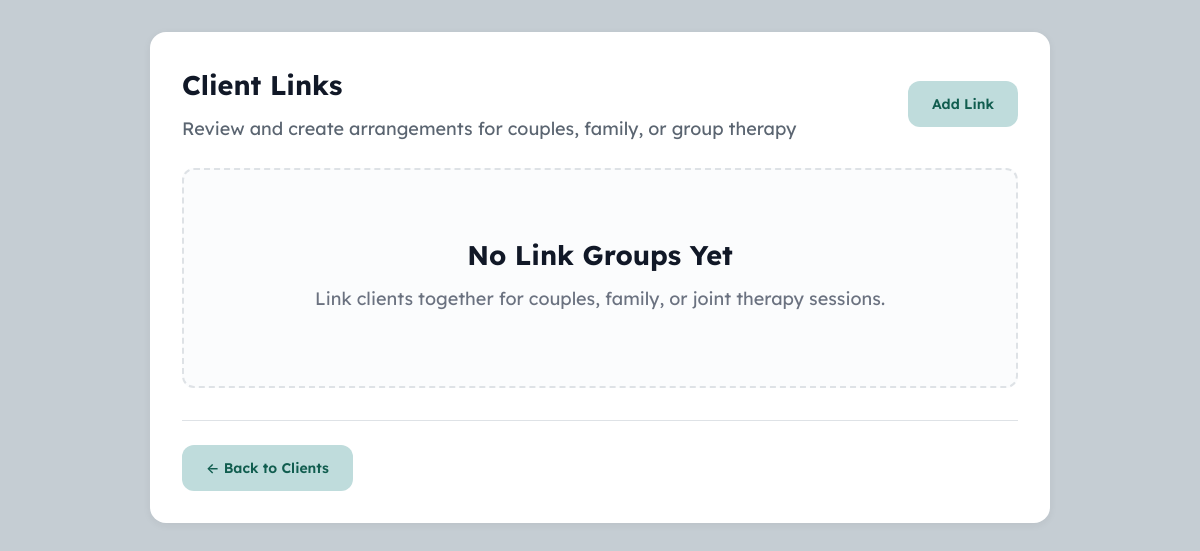
The app's page /links, older data.
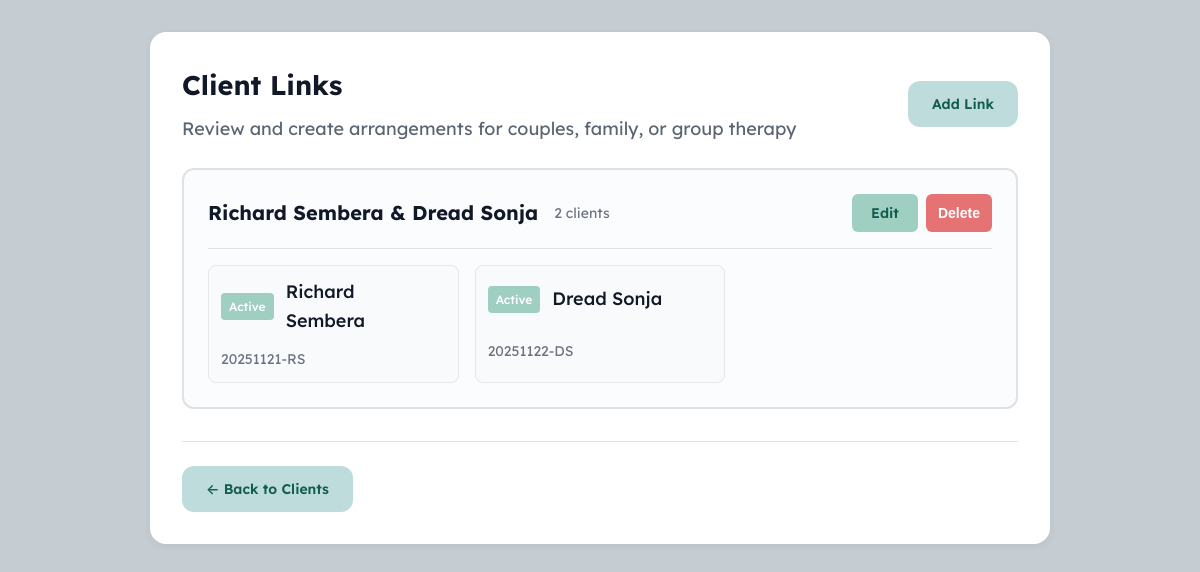
The same page, newer data.
### tables this page shows
CREATE TABLE link_groups (
                id INTEGER PRIMARY KEY AUTOINCREMENT,
                format TEXT,
                session_duration INTEGER,
                created_at INTEGER NOT NULL
            );

CREATE TABLE clients (
                id INTEGER PRIMARY KEY AUTOINCREMENT,
                file_number TEXT UNIQUE NOT NULL,
                first_name TEXT NOT NULL,
                middle_name TEXT,
                last_name TEXT NOT NULL,
                type_id INTEGER NOT NULL,
                session_offset INTEGER DEFAULT 0,
                created_at INTEGER NOT NULL,
                modified_at INTEGER NOT NULL,
                is_deleted INTEGER DEFAULT 0,
                FOREIGN KEY (type_id) REFERENCES client_types(id)
            );

CREATE TABLE client_types (
                id INTEGER PRIMARY KEY AUTOINCREMENT,
                name TEXT UNIQUE NOT NULL,
                color TEXT NOT NULL,
                color_name TEXT,
                bubble_color TEXT,
                retention_period INTEGER,
                is_system INTEGER DEFAULT 0,
                is_system_locked INTEGER DEFAULT 0,
                created_at INTEGER NOT NULL,
                modified_at INTEGER NOT NULL
            );

### web/blueprints/links.py (the view)
@links_bp.route('/links')
def manage_links():
    link_groups = db.get_all_link_groups()
    all_clients = db.get_all_clients()
    for client in all_clients:
        client['type'] = db.get_client_type(client['type_id'])
    for group in link_groups:
        for member in group.get('members', []):
            member['type'] = db.get_client_type(member['type_id'])
    return render_template('manage_links.html',
                         link_groups=link_groups,
                         all_clients=all_clients)

### core/database.py (called while the page is built)
    def connect(self):
        conn = sqlite3.connect(str(self.db_path), timeout=10.0)
        conn.execute('PRAGMA journal_mode=WAL')
        return conn

    def get_client_type(self, type_id: int) -> Optional[Dict[str, Any]]:
        conn = self.connect()
        conn.row_factory = sqlite3.Row
        cursor = conn.cursor()
        cursor.execute("SELECT * FROM client_types WHERE id = ?", (type_id,))
        row = cursor.fetchone()
        conn.close()
        return dict(row) if row else None

    def get_all_clients(self, type_id: Optional[int] = None) -> List[Dict[str, Any]]:
        conn = self.connect()
        conn.row_factory = sqlite3.Row
        cursor = conn.cursor()
        if type_id:
            cursor.execute(
                "SELECT * FROM clients WHERE type_id = ? AND is_deleted = 0 ORDER BY file_number",
                (type_id,)
            )
        else:
            cursor.execute("SELECT * FROM clients WHERE is_deleted = 0 ORDER BY file_number")
        rows = cursor.fetchall()
        conn.close()
        return [dict(row) for row in rows]

### web/templates/manage_links.html (shortened to what this page needs)
{% extends "base.html" %}
{% block extra_css %}
<link rel="stylesheet" href="{{ url_for('static', filename='css/manage_links.css') }}">
{% endblock %}
{% block content %}
<div class="card">
    <div class="header-row">
        <div>
            <h2>Client Links</h2>
            <p style="color: #5B6571; margin-top: 0.5rem;">Review and create arrangements for couples, family, or group therapy</p>
        </div>
        <div style="display: flex; gap: 0.75rem;">
            <a href="{{ url_for('links.add_link_group') }}" class="btn-add">Add Link</a>
        </div>
    </div>
    {% if link_groups %}
    <div class="link-groups">
        {% for group in link_groups %}
        <div class="link-group-card">
            <div class="group-header">
                <div class="group-info">
                    <h3>
                        {% if group.members|length == 2 %}
                            {{ group.members[0].first_name }} {{ group.members[0].last_name }} & {{ group.members[1].first_name }} {{ group.members[1].last_name }}
                        {% else %}
                            {{ group.members[0].last_name }} Link ({{ group.members|length }} clients)
                        {% endif %}
                    </h3>
                    <span class="member-count">{{ group.members|length }} clients</span>
                </div>
                <div class="group-actions">
                    <a href="{{ url_for('links.edit_link_group', group_id=group.id) }}" class="btn-small" style="padding: 0.375rem 1.2rem; font-size: 0.875rem; background: #9FCFC0; text-decoration: none; border-radius: 0.375rem; border: none; cursor: pointer;" title="Edit group">Edit</a>
                    <button onclick="deleteGroup({{ group.id }}, '{% if group.members|length == 2 %}{{ group.members[0].first_name }} {% if group.members[0].middle_name %}{{ group.members[0].middle_name }} {% endif %}& {{ group.members[1].first_name }} {% if group.members[1].middle_name %}{{ group.members[1].middle_name }} {% endif %}{% else %}Link Group ({{ group.members|length }} clients){% endif %}')" class="btn-small btn-danger" style="padding: 0.375rem 0.75rem; font-size: 0.875rem; background: #DC2626; color: white; border-radius: 0.375rem; border: none; cursor: pointer;" title="Delete group">Delete</button>
                </div>
            </div>
            <div class="group-members">
                {% for member in group.members %}
                <a href="{{ url_for('clients.client_file', client_id=member.id) }}" class="member-card{% if group.billing_type == 'principal' and loop.first %} principal-payer{% endif %}">
                    <span class="member-badge" style="background-color: {{ member.type.color }}">
                        {{ member.type.name }}
                    </span>
                    <span class="member-name">{{ member.first_name }} {% if member.middle_name %}{{ member.middle_name }} {% endif %}{{ member.last_name }}</span>
                    <br>
                    <span class="member-file">{{ member.file_number }}</span>
                </a>
                {% endfor %}
            </div>
        </div>
        {% endfor %}
    </div>
    {% else %}
    <div class="empty-state">
        <h2 style="margin: 0 0 0.5rem 0; color: #111827;">No Link Groups Yet</h2>
        <p style="margin: 0 0 0.5rem 0; color: #6B7280;">Link clients together for couples, family, or joint therapy sessions.</p>
    </div>
    {% endif %}
    <div style="margin-top: 2rem; padding-top: 1.5rem; border-top: 1px solid #DEE2E6;">
        <a href="{{ url_for('clients.index') }}" class="btn-add">← Back to Clients</a>
    </div>
</div>
{% endblock %}

### web/templates/base.html (shortened to what this page needs)
<!DOCTYPE html>
<html lang="en">
<head>
    <link rel="stylesheet" href="{{ url_for('static', filename='css/shared.css') }}">
    {% block extra_css %}{% endblock %}
</head>
<body>
    <main>
        {% block content %}{% endblock %}
    </main>
</body>
</html>

### web/static/css/shared.css (style rules this page uses)
:root { --color-primary: #1F8F74; --color-primary-light: #9FCFC0; --color-primary-lighter: #BFDCDC; --color-primary-dark: #115D4F; --color-border: #DEE2E6; --color-border-focus: #1F8F74; --color-background: #FBFCFD; --color-background-secondary: #F7FAFC; --color-background-tertiary: #F9FAFB; --color-text: #323B45; --color-text-heading: #2D3748; --color-text-muted: #718096; --color-text-light: #4B5563; --color-danger: #E57373; --color-danger-hover: #D32F2F; --color-success: #10B981; --color-warning: #F59E0B; --shadow-sm: 0 2px 8px rgba(0,0,0,0.06); --shadow-md: 0 4px 12px rgba(0,0,0,0.1); --shadow-focus: 0 0 0 3px rgba(31,143,116,0.06); --space-xs: 0.25rem; --space-sm: 0.5rem; --space-md: 0.75rem; --space-lg: 1rem; --space-xl: 1.5rem; --space-2xl: 2rem; }
.btn-danger { background: var(--color-danger) !important; color: white !important; }
.btn-small { padding: 0.5rem 1rem; background: var(--color-primary-lighter); color: var(--color-primary-dark); border: none; border-radius: 0.375rem; font-size: 0.75rem; font-weight: 600; cursor: pointer; transition: all 0.2s; text-decoration: none; height: 38px !important; line-height: 1 !important; box-sizing: border-box; display: inline-flex !important; align-items: center !important; justify-content: center !important; vertical-align: middle; }
.btn-small.btn-danger { background: var(--color-danger); color: white; }
.card { background: white; border-radius: 1rem; padding: var(--space-2xl); box-shadow: var(--shadow-sm); }

### web/static/css/manage_links.css (style rules this page uses)
.card { max-width: min(900px, 95vw); margin: 0 auto; }
.header-row { display: flex; justify-content: space-between; align-items: center; margin-bottom: 1.5rem; }
.header-row h2 { color: #111827; margin: 0; }
.btn-add { padding: 0.75rem 1.5rem; background: #BFDCDC; color: #115D4F; text-decoration: none; border-radius: 0.75rem; font-size: 0.875rem; font-weight: 600; transition: all 0.2s; display: inline-block; border: none; cursor: pointer; }
.link-groups { display: flex; flex-direction: column; gap: 1.5rem; margin-top: 1rem; }
.link-group-card { background: #FBFCFD; border: 2px solid #DEE2E6; border-radius: 0.75rem; padding: 1.5rem; transition: border-color 0.2s; }
.group-header { display: flex; justify-content: space-between; align-items: center; margin-bottom: 1rem; padding-bottom: 1rem; border-bottom: 1px solid #DEE2E6; }
.group-info { display: flex; align-items: center; gap: 1rem; }
.group-info h3 { margin: 0; color: #111827; font-size: 1.25rem; }
.member-count { color: #6B7280; font-size: 0.875rem; }
.group-actions { display: flex; gap: 0.5rem; }
.group-members { display: grid; grid-template-columns: repeat(auto-fill, minmax(250px, 1fr)); gap: 1rem; }
.member-card { display: flex; align-items: center; gap: 0.75rem; padding: 0.75rem; background: #F9FAFB; border: 1px solid #E5E7EB; border-radius: 0.5rem; text-decoration: none; color: inherit; transition: all 0.2s; flex-wrap: wrap; }
.member-badge { padding: 0.25rem 0.5rem; border-radius: 0.25rem; font-size: 0.75rem; font-weight: 500; color: white; white-space: nowrap; }
.member-name { flex: 1; font-weight: 500; color: #111827; }
.member-file { color: #6B7280; font-size: 0.875rem; }
.btn-danger { padding: 0.75rem 1.5rem; background: #FEE2E2; color: #DC2626; text-decoration: none; border-radius: 0.75rem; font-size: 0.875rem; font-weight: 600; border: none; cursor: pointer; transition: all 0.2s; }

Row changes from the older to the newer data that the page shows:
added link_groups: first_name "Richard", last_name "Sembera", first_name "Dread", last_name "Sonja", members|length "2"
now on this page (row unchanged): client_types: type.name "Active" "Active"
now on this page (row edited): clients: first_name "Richard", last_name "Sembera", file_number "20251121-RS"
now on this page (row unchanged): clients: first_name "Dread", last_name "Sonja", file_number "20251122-DS"
Text that changed along with them:
text no longer shown: "No Link Groups Yet Link clients together for couples, family, or joint therapy sessions."
